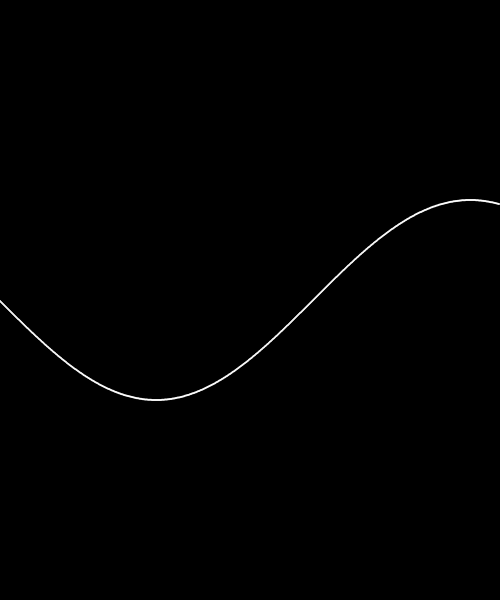
Frame 1 (no input)
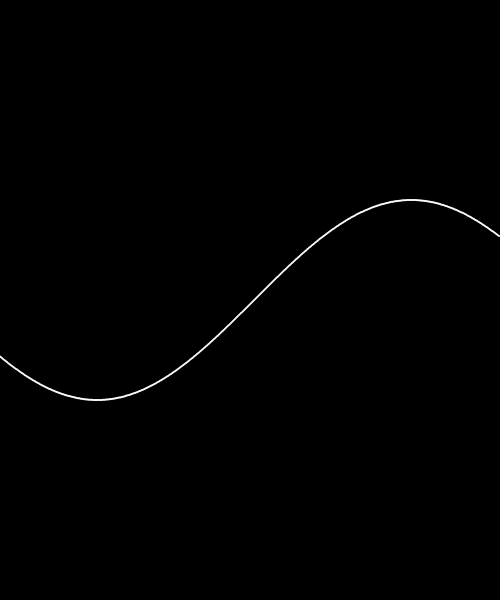
Frame 60 (no input)
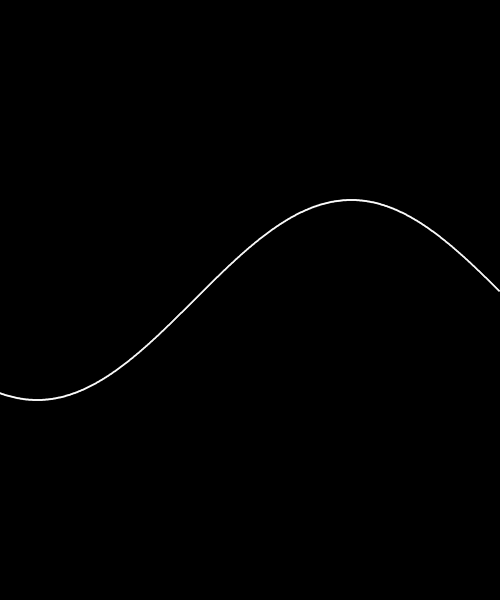
Frame 120 (the mouse pressed at the canvas centre since frame 60)

The p5.js sketch that drew these frames (run headless with seeded random() and noise() and a simulated clock; from frame 60 on, the mouse is pressed at the canvas centre):

// p5.js sketch
// ── sketch.js
// IMA NYU Shanghai
// the Nature of Code
// MOQN
// Mar 15 2017


function setup() {
  createCanvas(500, 600);
  background(0);
  fill(255);
  noStroke();
}


function draw() {
  background(0);

  for (let x = 0; x < width; x++) {
    let freq = (x+frameCount) * 0.01; // here!
    let amp = 100;
    let sinValue = sin(freq) * amp;  // sin(freq) * amp
    
    let y = height/2 + sinValue;
    ellipse(x, y, 2, 2);
  }

}
